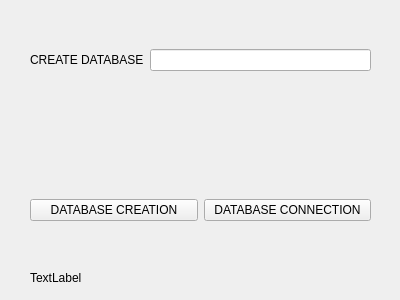
<?xml version="1.0" encoding="UTF-8"?>
<ui version="4.0">
 <class>Form</class>
 <widget class="QWidget" name="Form">
  <property name="geometry">
   <rect>
    <x>0</x>
    <y>0</y>
    <width>400</width>
    <height>300</height>
   </rect>
  </property>
  <property name="windowTitle">
   <string>Form</string>
  </property>
  <widget class="QWidget" name="horizontalLayoutWidget">
   <property name="geometry">
    <rect>
     <x>30</x>
     <y>20</y>
     <width>341</width>
     <height>80</height>
    </rect>
   </property>
   <layout class="QHBoxLayout" name="horizontalLayout">
    <item>
     <widget class="QLabel" name="label">
      <property name="text">
       <string>CREATE DATABASE</string>
      </property>
     </widget>
    </item>
    <item>
     <widget class="QLineEdit" name="lineEdit"/>
    </item>
   </layout>
  </widget>
  <widget class="QWidget" name="horizontalLayoutWidget_2">
   <property name="geometry">
    <rect>
     <x>30</x>
     <y>170</y>
     <width>341</width>
     <height>80</height>
    </rect>
   </property>
   <layout class="QHBoxLayout" name="horizontalLayout_2">
    <item>
     <widget class="QPushButton" name="pushButton">
      <property name="text">
       <string>DATABASE CREATION</string>
      </property>
     </widget>
    </item>
    <item>
     <widget class="QPushButton" name="pushButton_2">
      <property name="text">
       <string>DATABASE CONNECTION</string>
      </property>
     </widget>
    </item>
   </layout>
  </widget>
  <widget class="QLabel" name="label_2">
   <property name="geometry">
    <rect>
     <x>30</x>
     <y>270</y>
     <width>101</width>
     <height>16</height>
    </rect>
   </property>
   <property name="text">
    <string>TextLabel</string>
   </property>
  </widget>
 </widget>
 <resources/>
 <connections/>
</ui>
